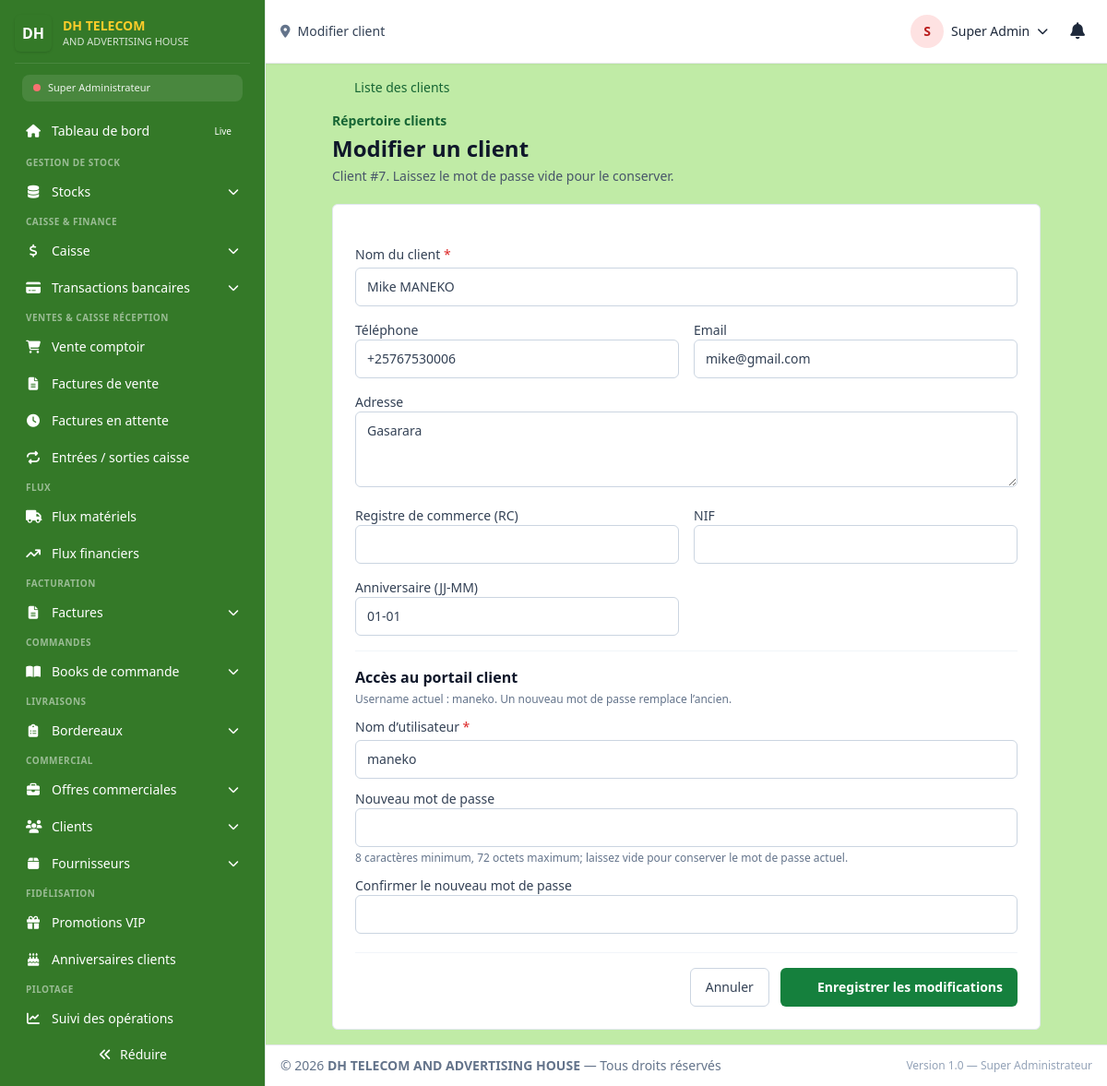
Screenshot of /super_admin/clients/modifier?id=7 (signed in) with the database file from the repository.
### tables this page shows
CREATE TABLE `users` (
  `id` int(100) NOT NULL,
  `profil` varchar(255) NOT NULL DEFAULT '',
  `user_name` varchar(255) NOT NULL,
  `password` varchar(255) NOT NULL COMMENT 'bcrypt hash',
  `secret_code` varchar(255) DEFAULT NULL,
  `category` varchar(100) DEFAULT NULL COMMENT 'Réf cat_users.category',
  `f_name` varchar(100) DEFAULT NULL,
  `l_name` varchar(100) DEFAULT NULL,
  `telephone` varchar(100) DEFAULT NULL,
  `email` varchar(100) DEFAULT NULL,
  `adress` varchar(100) NOT NULL DEFAULT '',
  `level` varchar(100) NOT NULL DEFAULT '',
  `salary` decimal(10,0) NOT NULL DEFAULT 0,
  `status` varchar(100) NOT NULL DEFAULT 'Disponible',
  `session_id` varchar(1000) NOT NULL DEFAULT '',
  `admission` date NOT NULL DEFAULT curdate(),
  `reset_token` varchar(255) DEFAULT NULL,
  `token_expiry` datetime DEFAULT current_timestamp(),
  `jwt_secret` varchar(255) DEFAULT NULL COMMENT 'Secret personnel pour JWT',
  `last_login` datetime DEFAULT NULL,
  `failed_attempts` int(11) DEFAULT 0,
  `locked_until` datetime DEFAULT NULL,
  `created_at` timestamp NOT NULL DEFAULT current_timestamp(),
  `updated_at` timestamp NOT NULL DEFAULT current_timestamp() ON UPDATE current_timestamp()
);

CREATE TABLE `partners` (
  `id` int(100) NOT NULL,
  `name` varchar(100) NOT NULL,
  `abbr` varchar(25) DEFAULT NULL,
  `category` enum('client','fournisseur') DEFAULT 'client',
  `address` varchar(1000) NOT NULL DEFAULT '',
  `phone` varchar(255) DEFAULT NULL,
  `email` varchar(255) NOT NULL DEFAULT '',
  `portal_username` varchar(100) DEFAULT NULL,
  `portal_password` varchar(255) DEFAULT NULL COMMENT 'Hash du mot de passe du portail client',
  `RC` varchar(100) NOT NULL DEFAULT '',
  `NIF` varchar(255) NOT NULL DEFAULT '',
  `profil` varchar(100) DEFAULT NULL,
  `debt_limit` bigint(10) NOT NULL DEFAULT 0,
  `debt` bigint(10) NOT NULL DEFAULT 0,
  `status_client` enum('Nouveau','Régulier','VIP') DEFAULT 'Nouveau',
  `total_achats` bigint(15) DEFAULT 0,
  `frequence_achats` int(10) DEFAULT 0,
  `dernier_achat` date DEFAULT NULL,
  `rating` int(11) DEFAULT NULL,
  `annif` varchar(10) DEFAULT NULL COMMENT 'Format JJ-MM',
  `birthday_promo_used` date DEFAULT NULL,
  `alert_debt` tinyint(1) DEFAULT 0,
  `created_at` timestamp NOT NULL DEFAULT current_timestamp(),
  `updated_at` timestamp NOT NULL DEFAULT current_timestamp() ON UPDATE current_timestamp()
);

### dash/receptionist/client_modifier.php (the view, shortened to what the rows shown need)
<?php
require_once __DIR__ . '/../../api/database.php';
$db = Database::getInstance();
$escape = static fn($value): string => htmlspecialchars((string) $value, ENT_QUOTES, 'UTF-8');
$clientId = max(0, (int) ($_GET['id'] ?? $_POST['client_id'] ?? 0));
$client = $db->fetch("SELECT * FROM partners WHERE id = ? AND category = 'client' LIMIT 1", [$clientId]);
$values = [
    'name' => (string) $client['name'],
    'phone' => (string) ($client['phone'] ?? ''),
    'email' => (string) ($client['email'] ?? ''),
    'address' => (string) ($client['address'] ?? ''),
    'RC' => (string) ($client['RC'] ?? ''),
    'NIF' => (string) ($client['NIF'] ?? ''),
    'annif' => (string) ($client['annif'] ?? ''),
    'portal_username' => (string) ($client['portal_username'] ?? ''),
];
?>
<section class="mx-auto max-w-3xl space-y-5">
    <header>
        <div class="mt-3"><h1 class="mt-1 text-2xl font-bold text-slate-900">Modifier un client</h1></div>
    </header>
    <form method="post" class="space-y-5 rounded-md border border-slate-200 bg-white p-5 sm:p-6">
        <div class="grid gap-4 sm:grid-cols-2">
            <label class="space-y-1 text-sm font-medium text-slate-700 sm:col-span-2">Nom du client <span class="text-red-600">*</span><input name="name" maxlength="100" required value="<?= $escape($values['name']) ?>" autocomplete="organization" class="w-full rounded-md border border-slate-300 px-3 py-2.5 font-normal focus:border-green-700 focus:outline-none focus:ring-2 focus:ring-green-700/20"></label>
            <label class="space-y-1 text-sm font-medium text-slate-700">Téléphone<input name="phone" maxlength="255" value="<?= $escape($values['phone']) ?>" autocomplete="tel" class="w-full rounded-md border border-slate-300 px-3 py-2.5 font-normal"></label>
            <label class="space-y-1 text-sm font-medium text-slate-700">Email<input name="email" type="email" maxlength="255" value="<?= $escape($values['email']) ?>" autocomplete="email" class="w-full rounded-md border border-slate-300 px-3 py-2.5 font-normal"></label>
            <label class="space-y-1 text-sm font-medium text-slate-700 sm:col-span-2">Adresse<textarea name="address" maxlength="1000" rows="3" autocomplete="street-address" class="w-full rounded-md border border-slate-300 px-3 py-2.5 font-normal"><?= $escape($values['address']) ?></textarea></label>
            <label class="space-y-1 text-sm font-medium text-slate-700">Anniversaire (JJ-MM)<input name="annif" maxlength="5" placeholder="ex. 24-08" pattern="[0-3][0-9]-[0-1][0-9]" value="<?= $escape($values['annif']) ?>" class="w-full rounded-md border border-slate-300 px-3 py-2.5 font-normal"></label>
            <div class="space-y-3 border-t border-slate-100 pt-4 sm:col-span-2">
                <div><h2 class="font-semibold text-slate-900">Accès au portail client</h2><p class="mt-1 text-xs text-slate-500">Username actuel : <?= $escape($client['portal_username'] ?: 'Non configuré') ?>. Un nouveau mot de passe remplace l’ancien.</p></div>
                <label class="block space-y-1 text-sm font-medium text-slate-700">Nom d’utilisateur <span class="text-red-600">*</span><input name="portal_username" maxlength="100" minlength="3" pattern="[A-Za-z0-9._-]{3,100}" required autocomplete="username" value="<?= $escape($values['portal_username']) ?>" class="w-full rounded-md border border-slate-300 px-3 py-2.5 font-normal"></label>
            </div>
        </div>
    </form>
</section>

### dash/template/layout.php (shortened to what the rows shown need)
<?php
require_once __DIR__ . "/permissions.php";
$escName   = htmlspecialchars($user["nom_complet"] ?? "Utilisateur", ENT_QUOTES, 'UTF-8');
$roleColor = getRoleColor($user["role_system"] ?? "");
$escAvatar = !empty($user["avatar"]) ? htmlspecialchars($user["avatar"], ENT_QUOTES, 'UTF-8') : null;
            ?>
<!doctype html>
<html lang="fr">
<head>
    <link rel="stylesheet"
          href="https://cdnjs.cloudflare.com/ajax/libs/font-awesome/6.5.1/css/all.min.css"
>
    <script src="https://cdn.tailwindcss.com"></script>
</head>
<body class="min-h-screen bg-[#C0EBA6] text-slate-800 antialiased">
<div id="app" class="relative flex h-screen">
    <div id="mainArea" class="w-0 min-w-0 flex-1 flex flex-col min-h-0 ml-0 lg:ml-72 anim-smooth">
        <header class="flex items-center justify-between gap-4 px-4 py-3 border-b bg-white shadow-sm">
            <div class="flex items-center gap-3">
                <div class="relative">
                    <button id="userBtn" type="button" aria-haspopup="true" aria-expanded="false"
                            class="flex items-center gap-2 p-1 rounded hover:bg-slate-100 focus:outline-none">
                        <?php if ($escAvatar): ?>
                            <img class="h-9 w-9 rounded-full object-cover" src="<?= $escAvatar ?>" alt="<?= $escName ?>">
                        <?php else: ?>
                            <span class="inline-flex h-9 w-9 rounded-full bg-<?= $roleColor ?>-100 text-<?= $roleColor ?>-700 items-center justify-center font-semibold text-sm">
                                <?= strtoupper(substr($escName, 0, 1)) ?>
                            </span>
                        <?php endif; ?>
                        <span class="hidden sm:inline text-sm font-medium"><?= $escName ?></span>
                        <i class="fa-solid fa-chevron-down text-xs"></i>
                    </button>
                </div>
            </div>
        </header>
        <main id="content" class="min-w-0 flex-1 overflow-x-hidden overflow-y-auto p-4">
            <?php
            if (isset($content) && $content !== '') {
                echo $content;
            } else {
                echo '<div class="p-4 bg-yellow-50 text-yellow-800 rounded">Aucun contenu à afficher.</div>';
            }
            ?>
        </main>
    </div>
</div>
</body>
</html>

### rows the page displays
users: category "S", category "Super Admin"
partners: name "Mike MANEKO", phone "+25767530006", email "mike@gmail.com", address "Gasarara", annif "01-01", portal_username "maneko"

### other values shown
$escRole "Super Administrateur"
$item['label'] "Tableau de bord"
$item['badge']['text'] "Live"
$section['label'] "GESTION DE STOCK"
$item['label'] "Stocks"
$section['label'] "CAISSE & FINANCE"
$item['label'] "Caisse"
$item['label'] "Transactions bancaires"
$section['label'] "VENTES & CAISSE RÉCEPTION"
$item['label'] "Vente comptoir"
$item['label'] "Factures de vente"
$item['label'] "Factures en attente"
$item['label'] "Entrées / sorties caisse"
$section['label'] "FLUX"
$item['label'] "Flux matériels"
